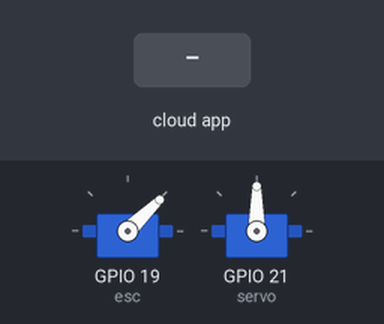
The sketch below on a simulated ESP32. Shown: 2 × servo. The inputs (shaded band) are chosen by the test bench. The ROS host is connected and sends only what is stated.

Above: at 1.2 s.
1.3 s: the phone or cloud app sets linear.x to 100
At 1.6 s:
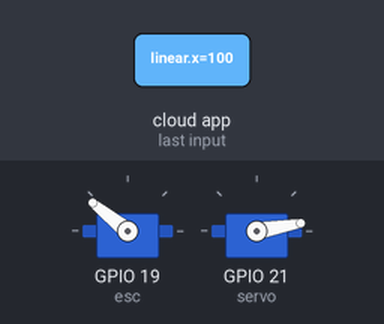
2.8 s: the phone or cloud app sets linear.x to 0
At 3.4 s:
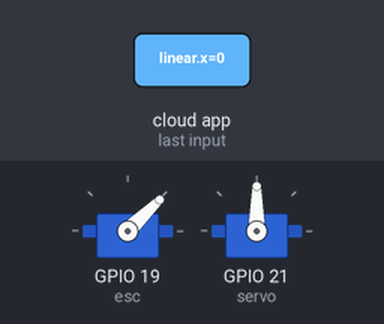
Timing chart, 0 to 5.8 s (numbered marks = the images above; inputs shaded):
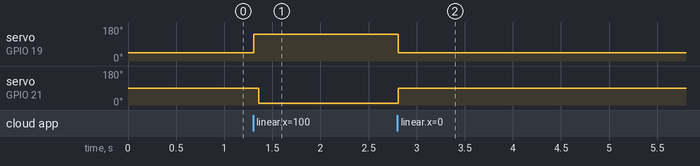

The sketch:

gun_node.ino
```cpp
#include <micro_ros_arduino.h>
#include <rcl/rcl.h>
#include <rcl/error_handling.h>
#include <rclc/rclc.h>
#include <rclc/executor.h>
#include <geometry_msgs/msg/twist.h>
#include <ESP32Servo.h>  // Include the Servo library

// Micro-ROS variables
rcl_allocator_t allocator;
rclc_support_t support;
rclc_executor_t executor;
rcl_node_t node;
rcl_subscription_t motorsub;
geometry_msgs__msg__Twist msg;

// Servo variables
float linear_velocity_x;
Servo esc;
Servo servo;

void cmd_vel_callback(const void* msgin) {
  const geometry_msgs__msg__Twist* twist_msg = (const geometry_msgs__msg__Twist*)msgin;

  // Extract linear velocity in the x direction
  linear_velocity_x = twist_msg->linear.x;

  // Map the linear velocity to a range for the servo (you can adjust this as needed)
  if (linear_velocity_x > 0.4) {
    // Forward motion (positive linear velocity)
    esc.writeMicroseconds(2000);  // Full speed
    delay(50);
    servo.write(10);  // Move servo to 14 degrees
  } else if (linear_velocity_x == -0.0) {
    // Reverse motion (negative linear velocity)
    esc.writeMicroseconds(1000);  // Stop motor
    servo.write(90);  // Move servo to 70 degrees (example reverse position)
  }
}


void setup() {
  // Initialize Micro-ROS
  set_microros_transports();  // Initialize Micro-ROS transports (serial by default)
  Serial.begin(115200);  // Start serial communication for debugging

  allocator = rcl_get_default_allocator();
  rclc_support_init(&support, 0, NULL, &allocator);
  rclc_node_init_default(&node, "motor_node", "", &support);
  rclc_subscription_init_default(
    &motorsub,
    &node,
    ROSIDL_GET_MSG_TYPE_SUPPORT(geometry_msgs, msg, Twist),
    "cmd_vel");

  rclc_executor_init(&executor, &support.context, 1, &allocator);
  rclc_executor_add_subscription(
    &executor,
    &motorsub,
    &msg,
    &cmd_vel_callback,
    ON_NEW_DATA);

  // Attach the ESC and servo to the specified pins
  esc.attach(19);    // ESC connected to pin 19
  servo.attach(21);  // Servo connected to pin 21
  esc.writeMicroseconds(1000);  // Stop motor
  servo.write(90);   // Set servo to neutral position (90 degrees)
}

void loop() {
  // Process Micro-ROS messages
  rclc_executor_spin_some(&executor, RCL_MS_TO_NS(100));
}
```

Measured:
- after the input at 1.3 s, servo on GPIO 19 (esc): 44° → 141° at once; servo on GPIO 21 (servo): 90° → 10° after 0.06 s
- after the input at 2.8 s, servo on GPIO 19 (esc): 141° → 44° at once; servo on GPIO 21 (servo): 10° → 90° at once
